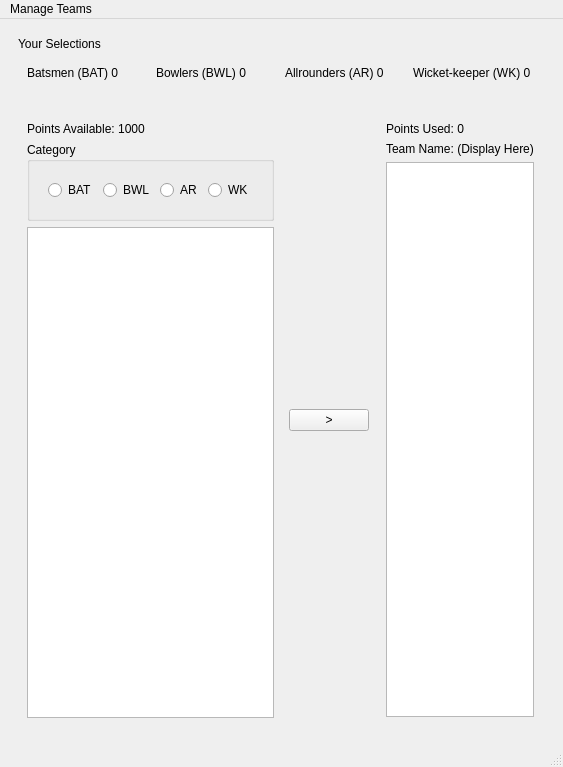
<?xml version="1.0" encoding="UTF-8"?>
<ui version="4.0">
 <class>MainWindow</class>
 <widget class="QMainWindow" name="MainWindow">
  <property name="geometry">
   <rect>
    <x>0</x>
    <y>0</y>
    <width>563</width>
    <height>767</height>
   </rect>
  </property>
  <property name="windowTitle">
   <string>MainWindow</string>
  </property>
  <widget class="QWidget" name="centralwidget">
   <property name="sizePolicy">
    <sizepolicy hsizetype="Expanding" vsizetype="Expanding">
     <horstretch>0</horstretch>
     <verstretch>0</verstretch>
    </sizepolicy>
   </property>
   <layout class="QVBoxLayout" name="verticalLayout_4">
    <item>
     <widget class="QWidget" name="verticalWidget" native="true">
      <property name="autoFillBackground">
       <bool>true</bool>
      </property>
      <layout class="QVBoxLayout" name="verticalLayout">
       <item>
        <widget class="QLabel" name="YS">
         <property name="text">
          <string>Your Selections</string>
         </property>
        </widget>
       </item>
       <item>
        <widget class="QWidget" name="horizontalWidget" native="true">
         <layout class="QHBoxLayout" name="horizontalLayout">
          <item>
           <widget class="QLabel" name="lblBAT">
            <property name="text">
             <string>Batsmen (BAT) 0</string>
            </property>
           </widget>
          </item>
          <item>
           <widget class="QLabel" name="lblBOW">
            <property name="text">
             <string>Bowlers (BWL) 0</string>
            </property>
           </widget>
          </item>
          <item>
           <widget class="QLabel" name="lblAR">
            <property name="text">
             <string>Allrounders (AR) 0</string>
            </property>
           </widget>
          </item>
          <item>
           <widget class="QLabel" name="lblWK">
            <property name="text">
             <string>Wicket-keeper (WK) 0</string>
            </property>
           </widget>
          </item>
         </layout>
        </widget>
       </item>
      </layout>
     </widget>
    </item>
    <item>
     <widget class="QWidget" name="horizontalWidget" native="true">
      <property name="autoFillBackground">
       <bool>true</bool>
      </property>
      <layout class="QHBoxLayout" name="horizontalLayout_2">
       <item>
        <widget class="QWidget" name="LPanel" native="true">
         <layout class="QVBoxLayout" name="verticalLayout_2">
          <item>
           <widget class="QLabel" name="Pavl">
            <property name="text">
             <string>Points Available: 1000</string>
            </property>
           </widget>
          </item>
          <item>
           <widget class="QGroupBox" name="groupBox">
            <property name="title">
             <string>Category</string>
            </property>
            <layout class="QVBoxLayout" name="verticalLayout_6">
             <item>
              <widget class="QWidget" name="widget" native="true">
               <layout class="QHBoxLayout" name="horizontalLayout_3">
                <item>
                 <widget class="QRadioButton" name="rbBAT">
                  <property name="text">
                   <string>BAT</string>
                  </property>
                 </widget>
                </item>
                <item>
                 <widget class="QRadioButton" name="rbBOW">
                  <property name="text">
                   <string>BWL</string>
                  </property>
                 </widget>
                </item>
                <item>
                 <widget class="QRadioButton" name="rbAR">
                  <property name="text">
                   <string>AR</string>
                  </property>
                 </widget>
                </item>
                <item>
                 <widget class="QRadioButton" name="rbWK">
                  <property name="text">
                   <string>WK</string>
                  </property>
                 </widget>
                </item>
               </layout>
              </widget>
             </item>
            </layout>
           </widget>
          </item>
          <item>
           <widget class="QListWidget" name="listAvailable"/>
          </item>
         </layout>
        </widget>
       </item>
       <item>
        <widget class="QPushButton" name="btnAdd">
         <property name="sizePolicy">
          <sizepolicy hsizetype="Fixed" vsizetype="Fixed">
           <horstretch>0</horstretch>
           <verstretch>0</verstretch>
          </sizepolicy>
         </property>
         <property name="text">
          <string>&gt;</string>
         </property>
         <property name="iconSize">
          <size>
           <width>8</width>
           <height>16</height>
          </size>
         </property>
        </widget>
       </item>
       <item>
        <widget class="QWidget" name="RPanel" native="true">
         <layout class="QVBoxLayout" name="verticalLayout_3">
          <property name="leftMargin">
           <number>11</number>
          </property>
          <property name="rightMargin">
           <number>11</number>
          </property>
          <property name="bottomMargin">
           <number>10</number>
          </property>
          <item alignment="Qt::AlignLeft|Qt::AlignTop">
           <widget class="QLabel" name="lblPointsUsed">
            <property name="text">
             <string>Points Used: 0</string>
            </property>
            <property name="margin">
             <number>12</number>
            </property>
           </widget>
          </item>
          <item>
           <widget class="QLabel" name="lblTeamName">
            <property name="text">
             <string>Team Name: (Display Here)</string>
            </property>
            <property name="margin">
             <number>15</number>
            </property>
            <property name="indent">
             <number>0</number>
            </property>
           </widget>
          </item>
          <item>
           <widget class="QListWidget" name="listSelected">
            <property name="sizePolicy">
             <sizepolicy hsizetype="Expanding" vsizetype="Expanding">
              <horstretch>0</horstretch>
              <verstretch>0</verstretch>
             </sizepolicy>
            </property>
           </widget>
          </item>
         </layout>
        </widget>
       </item>
      </layout>
     </widget>
    </item>
   </layout>
  </widget>
  <widget class="QMenuBar" name="menubar">
   <property name="geometry">
    <rect>
     <x>0</x>
     <y>0</y>
     <width>563</width>
     <height>21</height>
    </rect>
   </property>
   <widget class="QMenu" name="menuManage_Team">
    <property name="title">
     <string>Manage Teams</string>
    </property>
    <addaction name="actionNew_Team"/>
    <addaction name="actionOpen_Team"/>
    <addaction name="actionSave_Team"/>
    <addaction name="actionEvaluate_Score"/>
   </widget>
   <addaction name="menuManage_Team"/>
  </widget>
  <widget class="QStatusBar" name="statusbar"/>
  <action name="actionNew_Team">
   <property name="text">
    <string>New Team</string>
   </property>
  </action>
  <action name="actionOpen_Team">
   <property name="text">
    <string>Open Team</string>
   </property>
  </action>
  <action name="actionSave_Team">
   <property name="text">
    <string>Save Team</string>
   </property>
  </action>
  <action name="actionEvaluate_Score">
   <property name="text">
    <string>Evaluate Score</string>
   </property>
  </action>
 </widget>
 <resources/>
 <connections/>
</ui>
